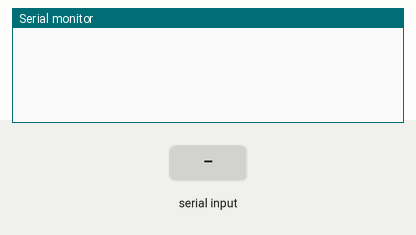
Recording of a sketch running on a simulated Arduino Uno, built with avr-gcc and run on an emulated ATmega328P. On the bench: the last lines printed to the serial monitor. Inputs (shaded band) come from the test bench.

Above: at 1.2 s.
1.3 s: "90,45\n" received over Serial
At 2.5 s:
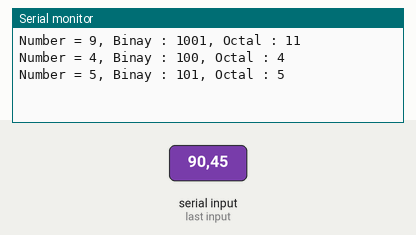
2.8 s: "30,150\n" received over Serial
At 3.5 s:
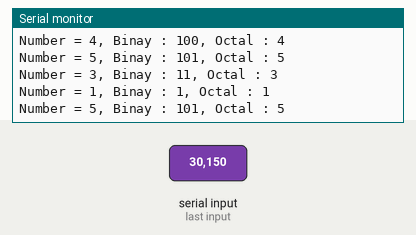
Timing chart, 0 to 5.8 s (numbered marks = the images above; inputs shaded):
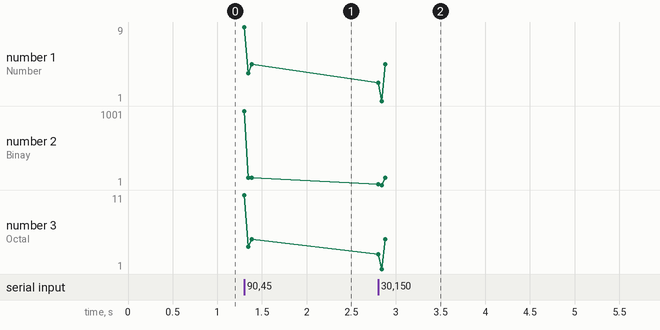

Measured:
- after the input at 1.3 s, the serial monitor: prints a new line at once (image 1)
- after the input at 2.8 s, the serial monitor: prints a new line at once (image 2)

The sketch:

AR24_number.ino
```cpp
/*
 예제 2.3
 컴퓨터로부터 시리얼 통신을 통하여 데이터 수신하기
*/

// LED 출력을 할 핀 번호 설정

// 점멸횟수 변수 설정
int blinkNumber =0;

String stringValue[]={"Binay : ","Octal : "}; // array

void setup() {
  // 9600bps로 시리얼 통신 설정
  Serial.begin(9600);
}

void loop() {
// 시리얼 통신으로 입력 받은 데이터가 있는지를 검사하여
// 데이터가 있을 경우에 if문 안의 명령어를 실행
  if(Serial.available()){
  // val 변수에 시리얼 통신값 읽어오기
    char val = Serial.read();
    // 입력된 값이 0~9의 숫자인지를 판단
    if(isDigit(val)){
     // val은 ASCII 코드값이므로 숫자로 바꿔주기 위하여
     // '0'의 아스키 코드값을 빼줌
     // blinkNumber에는 실제 숫자가 저장된다.
     blinkNumber = (val - '0');
    }
  }

if(blinkNumber != 0)//blinkNumber == 0 일 경우에도 계속하여 출력이 되어져서 추가하였음.
{
  Serial.println();
  // 'char Value'를 출력하고 문자열과 숫자를 변수 유형별로 출력한다.
  Serial.print("Number = ");
  Serial.print(blinkNumber);
  Serial.print(", ");
  Serial.print(stringValue[0]);  // stringValue 중 첫 번째 문자열 출력
  Serial.print(blinkNumber,BIN); // 2진수 형태로 출력
  Serial.print(", ");
  Serial.print(stringValue[1]);  // stringValue 중 첫 번째 문자열 출력
  Serial.print(blinkNumber,OCT); // 16진수 형태로 출력
  // 줄바꿈
  Serial.println();
}


  // 점멸 횟수를 리셋함
  blinkNumber = 0;
}
```
